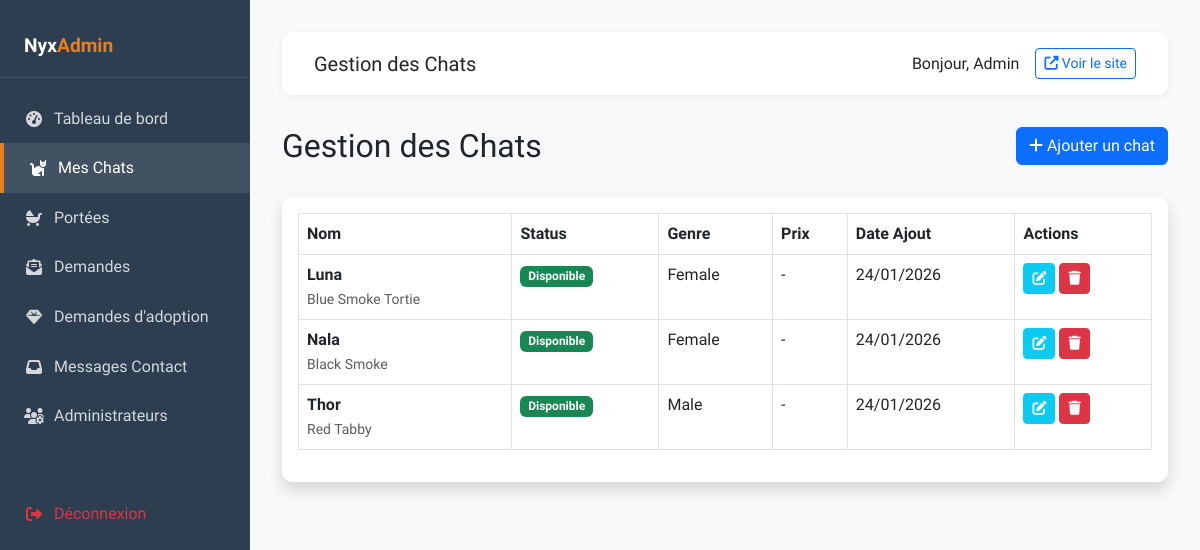
/admin/cats.php (signed in), run on the app's committed database.
### tables this page shows
CREATE TABLE `chats` (
  `id` varchar(50) NOT NULL,  
  `name` varchar(100) NOT NULL,
  `gender` enum('Male','Female','To determine') NOT NULL,
  `birth_date` date DEFAULT NULL,
  `age_text` varchar(50) DEFAULT NULL,  
  `color` varchar(100) NOT NULL,
  `quality` varchar(100) DEFAULT 'Pet Quality',
  `weight` varchar(100) DEFAULT NULL,
  `price` decimal(10,2) NOT NULL DEFAULT 0.00,
  `old_price` decimal(10,2) DEFAULT NULL,
  `video_url` varchar(255) DEFAULT NULL,
  `status` enum('available','reserved','sold') DEFAULT 'available',
  `created_at` timestamp DEFAULT CURRENT_TIMESTAMP,
  PRIMARY KEY (`id`)
);

### admin/cats.php (the view, shortened to what this page needs)
<?php
require_once '../includes/config.php';
require_once 'includes/header.php';
try {
    $stmt = $pdo->query("SELECT * FROM chats ORDER BY created_at DESC");
    $cats = $stmt->fetchAll();
} catch (PDOException $e) {
    $cats = [];
    $error = $e->getMessage();
}
?>
<div class="row mb-4">
    <div class="col-md-6">
        <h2>Gestion des Chats</h2>
    </div>
    <div class="col-md-6 text-end">
        <a href="cat_edit.php" class="btn btn-primary"><i class="fas fa-plus"></i> Ajouter un chat</a>
    </div>
</div>
<div class="card shadow mb-4">
    <div class="card-body">
        <div class="table-responsive">
            <table class="table table-bordered table-hover" width="100%" cellspacing="0">
                <thead>
                    <tr>
                        <th>Nom</th>
                        <th>Status</th>
                        <th>Genre</th>
                        <th>Prix</th>
                        <th>Date Ajout</th>
                        <th>Actions</th>
                    </tr>
                </thead>
                <tbody>
                    <?php if (count($cats) > 0): ?>
                        <?php foreach ($cats as $cat): ?>
                            <tr>
                                <td>
                                    <strong><?php echo htmlspecialchars($cat['name']); ?></strong><br>
                                    <small class="text-muted"><?php echo htmlspecialchars($cat['color']); ?></small>
                                </td>
                                <td>
                                    <?php
                                    $statusBadge = 'secondary';
                                    $statusLabel = ucfirst($cat['status']);
                                    if ($cat['status'] == 'available') { $statusBadge = 'success'; $statusLabel = 'Disponible'; }
                                    ?>
                                    <span class="badge bg-<?php echo $statusBadge; ?>">
                                        <?php echo $statusLabel; ?>
                                    </span>
                                </td>
                                <td><?php echo htmlspecialchars($cat['gender']); ?></td>
                                <td>
                                    <?php
                                    if (!empty($cat['price_cad'])) {
                                        echo number_format((float)$cat['price_cad'], 0, ',', ' ') . ' $CAD';
                                    } else {
                                        echo '-';
                                    }
                                    ?>
                                </td>
                                <td><?php echo date('d/m/Y', strtotime($cat['created_at'])); ?></td>
                                <td>
                                    <a href="cat_edit.php?id=<?php echo $cat['id']; ?>" class="btn btn-sm btn-info text-white" title="Modifier">
                                        <i class="fas fa-edit"></i>
                                    </a>
                                    <a href="cats.php?delete=<?php echo $cat['id']; ?>&token=<?php echo $_SESSION['csrf_token']; ?>"
                                       class="btn btn-sm btn-danger"
                                       onclick="return confirm('Êtes-vous sûr de vouloir supprimer ce chat ? Cette action est irréversible.')"
                                       title="Supprimer">
                                        <i class="fas fa-trash"></i>
                                    </a>
                                </td>
                            </tr>
                        <?php endforeach; ?>
                    <?php else: ?>
                        <tr>
                            <td colspan="6" class="text-center">Aucun chat trouvé. <a href="cat_edit.php">Ajoutez-en un !</a></td>
                        </tr>
                    <?php endif; ?>
                </tbody>
            </table>
        </div>
    </div>
</div>
<?php require_once 'includes/footer.php'; ?>

### admin/includes/header.php (style rules this page uses)
:root { --primary-color: #2c3e50; --secondary-color: #e67e22; --accent-color: #3498db; --sidebar-width: 250px; }
body { font-family: 'Fuzzy Bubbles', cursive; background-color: #f8f9fa; }
.card { border: none; border-radius: 10px; box-shadow: 0 2px 10px rgba(0,0,0,0.05); margin-bottom: 1.5rem; }

### data on the page
chats: name "Luna", color "Blue Smoke Tortie", status "Disponible", gender "Female", created_at "24/01/2026"
chats: name "Nala", color "Black Smoke", status "Disponible", gender "Female", created_at "24/01/2026"
chats: name "Thor", color "Red Tabby", status "Disponible", gender "Male", created_at "24/01/2026"

### other printed values
$_SESSION['admin_username'] "Admin"
